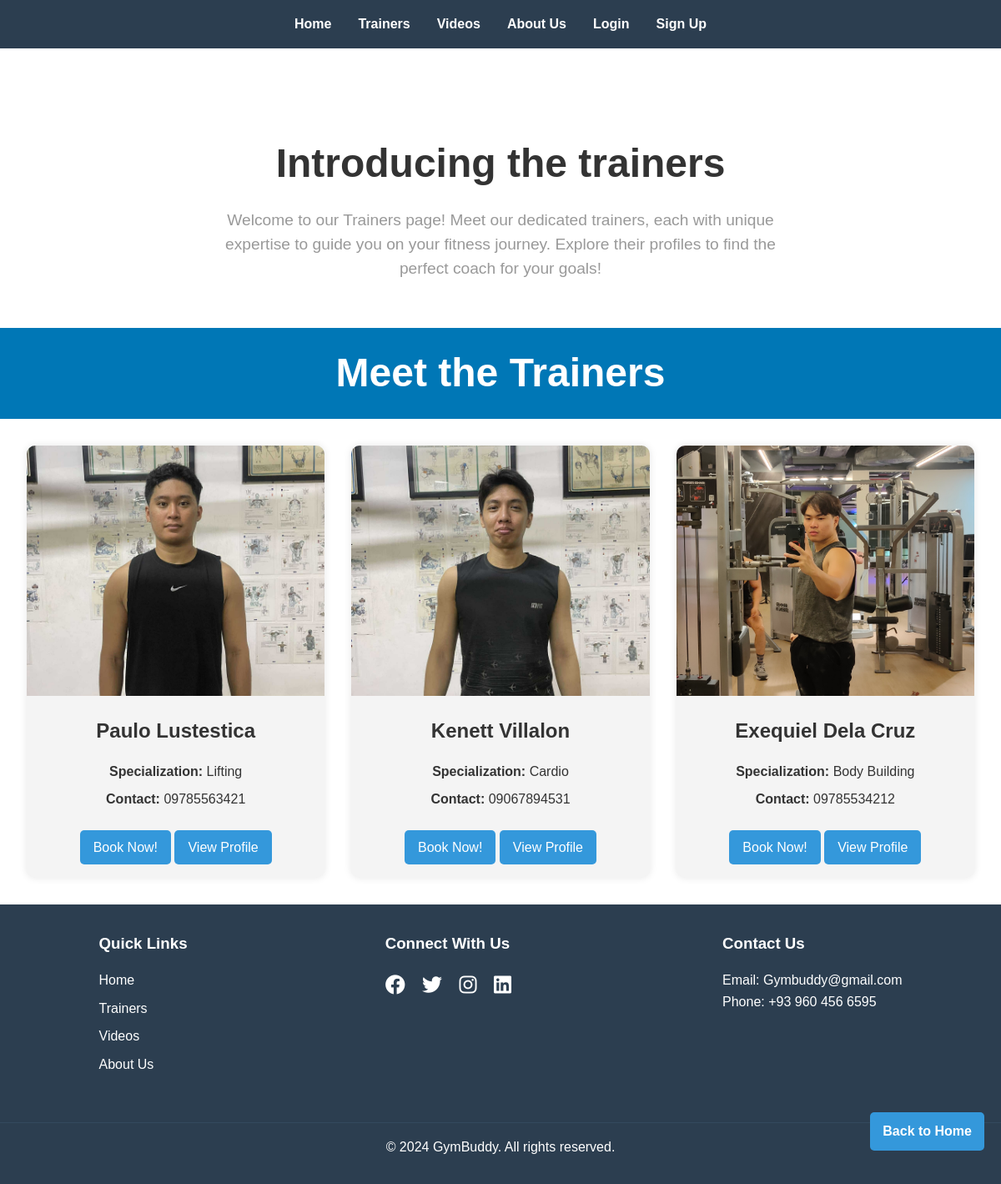
Screenshot of /trainers.php with the database file from the repository.
### tables this page shows
CREATE TABLE `trainers` (
  `id` int(11) NOT NULL,
  `name` varchar(100) NOT NULL,
  `description` text DEFAULT NULL,
  `contact` varchar(50) DEFAULT NULL,
  `image_url` varchar(255) DEFAULT NULL,
  `specialization` varchar(255) DEFAULT NULL,
  `status` enum('pending','approved','rejected') DEFAULT 'pending'
);

### trainers.php (the view, shortened to what this page needs)
<?php
include 'php/config.php';
$sql = "SELECT * FROM trainers WHERE status = 'approved' OR status IS NULL";
$stmt = $pdo->query($sql);
$trainers = $stmt->fetchAll();
?>
<!DOCTYPE html>
<html lang="en">
<head>
    <link rel="stylesheet" href="css/style.css">
    <link rel="stylesheet" href="https://cdnjs.cloudflare.com/ajax/libs/font-awesome/6.1.1/css/all.min.css">
</head>
<body>
    <header>
        <nav>
            <ul>
                <li><a href="index.php">Home</a></li>
                <li><a href="trainers.php">Trainers</a></li>
                <li><a href="videos.php">Videos</a></li>
                <li><a href="about.php">About Us</a></li>
                <?php if(isset($_SESSION['user_id'])): ?>
                    <?php if(isset($_SESSION['user_role']) && $_SESSION['user_role'] === 'admin'): ?>
                        <li><a href="php/admin_dashboard.php">Admin Dashboard</a></li>
                    <?php elseif(isset($_SESSION['user_role']) && $_SESSION['user_role'] === 'trainer'): ?>
                        <li><a href="php/trainer_dashboard.php">Trainer Dashboard</a></li>
                    <?php elseif(isset($_SESSION['user_role']) && $_SESSION['user_role'] === 'user'): ?>
                        <li><a href="php/user_dashboard.php">My Bookings</a></li>
                    <?php endif; ?>
                    <li><a href="php/logout.php">Logout</a></li>
                <?php else: ?>
                    <li><a href="php/login.php">Login</a></li>
                    <li><a href="php/signup.php">Sign Up</a></li>
                <?php endif
?>
            </ul>
        </nav>
    </header>
    <main>
        <section class="about" id="about">
<div class="row">
   <div class="content">
        <h3>Introducing the trainers</h3>
        <p>
            Welcome to our Trainers page! Meet our dedicated trainers, each with unique expertise to guide you on your fitness journey. Explore their profiles to find the perfect coach for your goals!</p>
   </div>
</div>
</section>
<section class="trainers">
<h1 class="heading">Meet the Trainers</h1>
</section>
<div class="trainers-grid">
    <?php foreach ($trainers as $trainer): ?>
        <div class="trainer-card">
            <img src="uploads/<?php echo htmlspecialchars($trainer['image_url']); ?>" alt="<?php echo htmlspecialchars($trainer['name']); ?>">
            <h2><?php echo htmlspecialchars($trainer['name']); ?></h2>
            <p><strong>Specialization:</strong> <?php echo htmlspecialchars($trainer['specialization']); ?></p>
            <p><strong>Contact:</strong> <?php echo htmlspecialchars($trainer['contact']); ?></p>
            <a href="booking.php?trainer_id=<?php echo $trainer['id']; ?>" class="btn book-now">Book Now!</a>
            <a href="trainer_profile.php?trainer_id=<?php echo $trainer['id']; ?>" class="btn book-now">View Profile</a>
        </div>
    <?php endforeach; ?>
</div>
    </main>
    <footer>
        <div class="footer-content">
            <div class="footer-section">
                <h3>Quick Links</h3>
                <ul>
                    <li><a href="index.php">Home</a></li>
                    <li><a href="trainers.php">Trainers</a></li>
                    <li><a href="videos.php">Videos</a></li>
                    <li><a href="about.php">About Us</a></li>
                </ul>
            </div>
            <div class="footer-section">
                <h3>Connect With Us</h3>
                <div class="social-icons">
                    <a href="#"><i class="fab fa-facebook"></i></a>
                    <a href="#"><i class="fab fa-twitter"></i></a>
                    <a href="#"><i class="fab fa-instagram"></i></a>
                    <a href="#"><i class="fab fa-linkedin"></i></a>
                </div>
            </div>
            <div class="footer-section">
                <h3>Contact Us</h3>
                <p>Email: Gymbuddy@gmail.com</p>
                <p>Phone: +93 960 456 6595</p>
            </div>
        </div>
        <div class="footer-bottom">
            <p>&copy; 2024 GymBuddy. All rights reserved.</p>
        </div>
    </footer>
    <a href="index.php" class="back-to-home">Back to Home</a>
</body>
</html>

### css/style.css (style rules this page uses)
* { margin: 0; padding: 0; box-sizing: border-box; }
body { font-family: Arial, sans-serif; line-height: 1.6; color: #333; }
header { background-color: #2c3e50; color: #fff; padding: 1rem 0; }
nav ul { list-style-type: none; display: flex; justify-content: center; }
nav ul li { margin: 0 1rem; }
nav ul li a { color: #fff; text-decoration: none; font-weight: bold; }
.about .row { display: flex; align-items: center; gap:2rem; flex-wrap: wrap; padding:2rem 0; padding-bottom: 3rem; max-width: 700px; margin: auto; text-align: center; justify-content: center; padding-top: 100px; }
.about .row .content { flex:1 1 70rem; max-width: 100%; }
.about .row .content h3 { font-size: 3rem; color:#333; text-align: center; }
.about .row .content p { font-size: 1.2rem; color: #999; padding: .5rem 0; padding-top: 1rem; line-height: 1.5; text-align: center; }
.heading { text-align: center; font-size: 3rem; color:white; padding:1rem; background: #0077b6; }
footer { background-color: #2c3e50; color: #fff; padding: 2rem 0; }
.footer-content { display: flex; justify-content: space-around; flex-wrap: wrap; }
.footer-section { margin-bottom: 1rem; }
.footer-section h3 { margin-bottom: 1rem; }
.footer-section ul { list-style-type: none; }
.footer-section ul li { margin-bottom: 0.5rem; }
.footer-section ul li a { color: #fff; text-decoration: none; }
.social-icons a { color: #fff; font-size: 1.5rem; margin-right: 1rem; }
.footer-bottom { text-align: center; margin-top: 2rem; padding-top: 1rem; border-top: 1px solid #34495e; }
.back-to-home { position: fixed; bottom: 20px; right: 20px; background-color: #3498db; color: #fff; padding: 10px 15px; text-decoration: none; border-radius: 5px; font-weight: bold; }
.trainers-grid { display: grid; grid-template-columns: repeat(auto-fit, minmax(300px, 1fr)); gap: 2rem; padding: 2rem; }
.trainer-card { background-color: #f4f4f4; border-radius: 10px; overflow: hidden; box-shadow: 0 0 10px rgba(0, 0, 0, 0.1); text-align: center; }
.trainer-card img { width: 100%; height: 300px; object-fit: cover; }
.trainer-card h2 { margin: 1rem 0; }
.trainer-card p { margin: 0.5rem 0; }
.book-now { display: inline-block; background-color: #3498db; color: #fff; padding: 0.5rem 1rem; text-decoration: none; border-radius: 5px; margin: 1rem 0; transition: background-color 0.3s ease; }
.back-to-home { display: block; text-align: center; margin: 20px auto; color: #ffffff; text-decoration: none; }

### rows the page displays
trainers: image_url (picture), name "Paulo Lustestica", specialization "Lifting", contact "09785563421"
trainers: image_url (picture), name "Kenett Villalon", specialization "Cardio", contact "09067894531"
trainers: image_url (picture), name "Exequiel Dela Cruz", specialization "Body Building", contact "09785534212"
